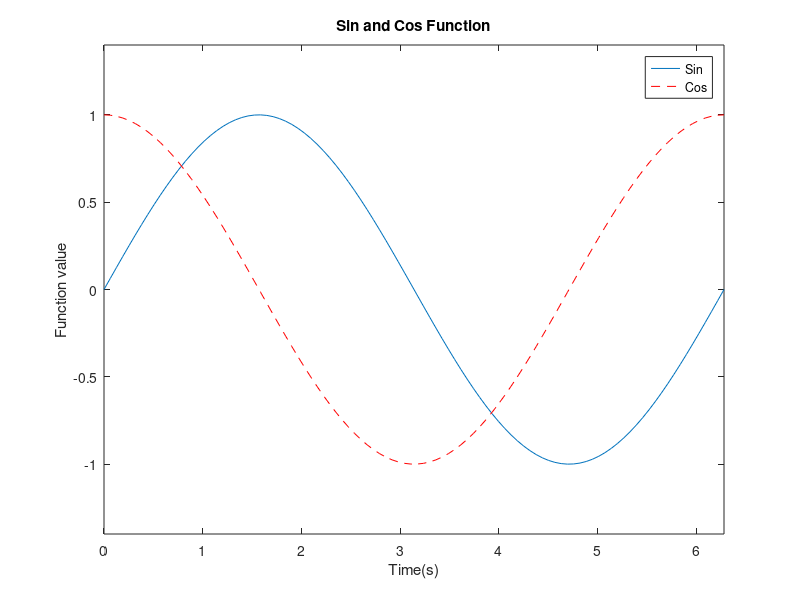

Write the MATLAB code that produced this figure.
# Plot of two different lines, graphical propagation of Cosine and Sine.

% a) created this file named 'twoLinePlot.m'
% b) using figure command
% c)
  % c) i)
        t=linspace(0,2*pi,100)
        
  %    ii)
        x=sin(t) 
        figure(1)
        plot(t,x)
        
  %   iii)
        hold on
        
  %    iv)
        y=cos(t)
        figure(1)
        plot(t,y,'r--')
        hold off
        
% d)
  % d) i)
        xlabel('Time(s)')
        
  %   ii)
        ylabel('Function value')
        
  %  iii)
        title('Sin and Cos Function')
  
% e)
        legend('Sin','Cos','Location','NorthEast')
% f)
        xlim([0,2*pi])
        ylim([-1.4,1.4])
  
  
